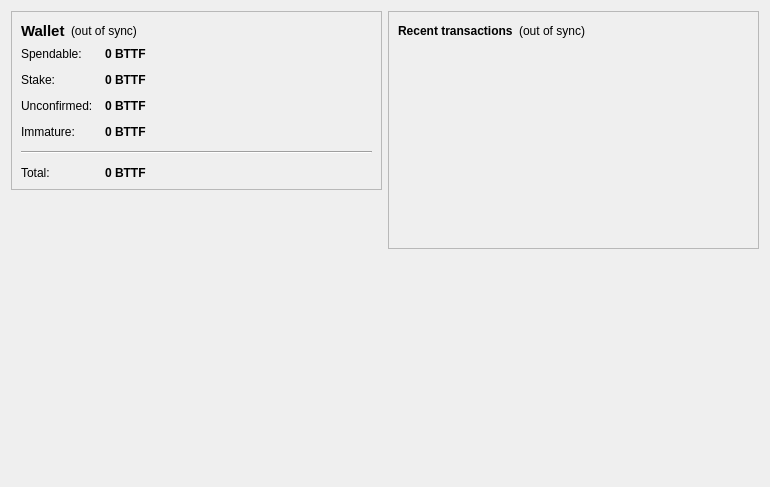
<?xml version="1.0" encoding="UTF-8"?>
<ui version="4.0">
 <class>OverviewPage</class>
 <widget class="QWidget" name="OverviewPage">
  <property name="geometry">
   <rect>
    <x>0</x>
    <y>0</y>
    <width>770</width>
    <height>487</height>
   </rect>
  </property>
  <property name="windowTitle">
   <string>Form</string>
  </property>
  <layout class="QHBoxLayout" name="horizontalLayout" stretch="1,1">
   <item>
    <layout class="QVBoxLayout" name="verticalLayout_2">
     <item>
      <widget class="QFrame" name="frame">
       <property name="frameShape">
        <enum>QFrame::StyledPanel</enum>
       </property>
       <property name="frameShadow">
        <enum>QFrame::Raised</enum>
       </property>
       <layout class="QVBoxLayout" name="verticalLayout_4">
        <item>
         <layout class="QHBoxLayout" name="horizontalLayout_4">
          <item>
           <widget class="QLabel" name="label_5">
            <property name="font">
             <font>
              <pointsize>11</pointsize>
              <weight>75</weight>
              <bold>true</bold>
             </font>
            </property>
            <property name="text">
             <string>Wallet</string>
            </property>
           </widget>
          </item>
          <item>
           <widget class="QLabel" name="labelWalletStatus">
            <property name="toolTip">
             <string>The displayed information may be out of date. Your wallet automatically synchronizes with the backtothefuture network after a connection is established, but this process has not completed yet.</string>
            </property>
            <property name="styleSheet">
             <string notr="true"/>
            </property>
            <property name="text">
             <string notr="true">(out of sync)</string>
            </property>
            <property name="alignment">
             <set>Qt::AlignLeading|Qt::AlignLeft|Qt::AlignVCenter</set>
            </property>
           </widget>
          </item>
          <item>
           <spacer name="horizontalSpacer_2">
            <property name="orientation">
             <enum>Qt::Horizontal</enum>
            </property>
            <property name="sizeHint" stdset="0">
             <size>
              <width>40</width>
              <height>20</height>
             </size>
            </property>
           </spacer>
          </item>
         </layout>
        </item>
        <item>
         <layout class="QFormLayout" name="formLayout_2">
          <property name="fieldGrowthPolicy">
           <enum>QFormLayout::AllNonFixedFieldsGrow</enum>
          </property>
          <property name="horizontalSpacing">
           <number>12</number>
          </property>
          <property name="verticalSpacing">
           <number>12</number>
          </property>
          <item row="0" column="0">
           <widget class="QLabel" name="label">
            <property name="text">
             <string>Spendable:</string>
            </property>
           </widget>
          </item>
          <item row="0" column="1">
           <widget class="QLabel" name="labelBalance">
            <property name="font">
             <font>
              <weight>75</weight>
              <bold>true</bold>
             </font>
            </property>
            <property name="cursor">
             <cursorShape>IBeamCursor</cursorShape>
            </property>
            <property name="toolTip">
             <string>Your current spendable balance</string>
            </property>
            <property name="text">
             <string notr="true">0 BTTF</string>
            </property>
            <property name="textInteractionFlags">
             <set>Qt::LinksAccessibleByMouse|Qt::TextSelectableByKeyboard|Qt::TextSelectableByMouse</set>
            </property>
           </widget>
          </item>
          <item row="1" column="0">
           <widget class="QLabel" name="label_6">
            <property name="text">
             <string>Stake:</string>
            </property>
           </widget>
          </item>
          <item row="1" column="1">
           <widget class="QLabel" name="labelStake">
            <property name="font">
             <font>
              <weight>75</weight>
              <bold>true</bold>
             </font>
            </property>
            <property name="cursor">
             <cursorShape>IBeamCursor</cursorShape>
            </property>
            <property name="toolTip">
             <string>Total of coins that was staked, and do not yet count toward the current balance</string>
            </property>
            <property name="text">
             <string notr="true">0 BTTF</string>
            </property>
            <property name="textInteractionFlags">
             <set>Qt::LinksAccessibleByMouse|Qt::TextSelectableByKeyboard|Qt::TextSelectableByMouse</set>
            </property>
           </widget>
          </item>
          <item row="2" column="0">
           <widget class="QLabel" name="label_3">
            <property name="text">
             <string>Unconfirmed:</string>
            </property>
           </widget>
          </item>
          <item row="2" column="1">
           <widget class="QLabel" name="labelUnconfirmed">
            <property name="font">
             <font>
              <weight>75</weight>
              <bold>true</bold>
             </font>
            </property>
            <property name="cursor">
             <cursorShape>IBeamCursor</cursorShape>
            </property>
            <property name="toolTip">
             <string>Total of transactions that have yet to be confirmed, and do not yet count toward the current balance</string>
            </property>
            <property name="text">
             <string notr="true">0 BTTF</string>
            </property>
            <property name="textInteractionFlags">
             <set>Qt::LinksAccessibleByMouse|Qt::TextSelectableByKeyboard|Qt::TextSelectableByMouse</set>
            </property>
           </widget>
          </item>
          <item row="3" column="0">
           <widget class="QLabel" name="labelImmatureText">
            <property name="text">
             <string>Immature:</string>
            </property>
           </widget>
          </item>
          <item row="3" column="1">
           <widget class="QLabel" name="labelImmature">
            <property name="font">
             <font>
              <weight>75</weight>
              <bold>true</bold>
             </font>
            </property>
            <property name="toolTip">
             <string>Mined balance that has not yet matured</string>
            </property>
            <property name="text">
             <string notr="true">0 BTTF</string>
            </property>
            <property name="textInteractionFlags">
             <set>Qt::LinksAccessibleByMouse|Qt::TextSelectableByKeyboard|Qt::TextSelectableByMouse</set>
            </property>
           </widget>
          </item>
          <item row="4" column="0" colspan="2">
           <widget class="Line" name="line">
            <property name="orientation">
             <enum>Qt::Horizontal</enum>
            </property>
           </widget>
          </item>
          <item row="5" column="0">
           <widget class="QLabel" name="labelTotalText">
            <property name="text">
             <string>Total:</string>
            </property>
           </widget>
          </item>
          <item row="5" column="1">
           <widget class="QLabel" name="labelTotal">
            <property name="font">
             <font>
              <weight>75</weight>
              <bold>true</bold>
             </font>
            </property>
            <property name="cursor">
             <cursorShape>IBeamCursor</cursorShape>
            </property>
            <property name="toolTip">
             <string>Your current total balance</string>
            </property>
            <property name="text">
             <string notr="true">0 BTTF</string>
            </property>
            <property name="textInteractionFlags">
             <set>Qt::LinksAccessibleByMouse|Qt::TextSelectableByKeyboard|Qt::TextSelectableByMouse</set>
            </property>
           </widget>
          </item>
         </layout>
        </item>
       </layout>
      </widget>
     </item>
     <item>
      <spacer name="verticalSpacer">
       <property name="orientation">
        <enum>Qt::Vertical</enum>
       </property>
       <property name="sizeHint" stdset="0">
        <size>
         <width>20</width>
         <height>40</height>
        </size>
       </property>
      </spacer>
     </item>
     <item>
      <widget class="QLabel" name="label_2">
       <property name="autoFillBackground">
        <bool>true</bool>
       </property>
       <property name="text">
        <string/>
       </property>
       <property name="pixmap">
        <pixmap resource="../bitcoin.qrc">:/icons/mastbg</pixmap>
       </property>
       <property name="scaledContents">
        <bool>false</bool>
       </property>
       <property name="margin">
        <number>0</number>
       </property>
      </widget>
     </item>
    </layout>
   </item>
   <item>
    <layout class="QVBoxLayout" name="verticalLayout_3">
     <item>
      <widget class="QFrame" name="frame_2">
       <property name="frameShape">
        <enum>QFrame::StyledPanel</enum>
       </property>
       <property name="frameShadow">
        <enum>QFrame::Raised</enum>
       </property>
       <layout class="QVBoxLayout" name="verticalLayout">
        <item>
         <layout class="QHBoxLayout" name="horizontalLayout_2">
          <item>
           <widget class="QLabel" name="label_4">
            <property name="text">
             <string>&lt;b&gt;Recent transactions&lt;/b&gt;</string>
            </property>
           </widget>
          </item>
          <item>
           <widget class="QLabel" name="labelTransactionsStatus">
            <property name="toolTip">
             <string>The displayed information may be out of date. Your wallet automatically synchronizes with the backtothefuture network after a connection is established, but this process has not completed yet.</string>
            </property>
            <property name="styleSheet">
             <string notr="true"/>
            </property>
            <property name="text">
             <string notr="true">(out of sync)</string>
            </property>
            <property name="alignment">
             <set>Qt::AlignRight|Qt::AlignTrailing|Qt::AlignVCenter</set>
            </property>
           </widget>
          </item>
          <item>
           <spacer name="horizontalSpacer">
            <property name="orientation">
             <enum>Qt::Horizontal</enum>
            </property>
            <property name="sizeHint" stdset="0">
             <size>
              <width>40</width>
              <height>20</height>
             </size>
            </property>
           </spacer>
          </item>
         </layout>
        </item>
        <item>
         <widget class="QListView" name="listTransactions">
          <property name="styleSheet">
           <string notr="true">QListView { background: transparent; }</string>
          </property>
          <property name="frameShape">
           <enum>QFrame::NoFrame</enum>
          </property>
          <property name="verticalScrollBarPolicy">
           <enum>Qt::ScrollBarAlwaysOff</enum>
          </property>
          <property name="horizontalScrollBarPolicy">
           <enum>Qt::ScrollBarAlwaysOff</enum>
          </property>
          <property name="selectionMode">
           <enum>QAbstractItemView::NoSelection</enum>
          </property>
         </widget>
        </item>
       </layout>
      </widget>
     </item>
     <item>
      <spacer name="verticalSpacer_2">
       <property name="orientation">
        <enum>Qt::Vertical</enum>
       </property>
       <property name="sizeHint" stdset="0">
        <size>
         <width>20</width>
         <height>40</height>
        </size>
       </property>
      </spacer>
     </item>
    </layout>
   </item>
  </layout>
 </widget>
 <resources>
  <include location="../bitcoin.qrc"/>
 </resources>
 <connections/>
</ui>
